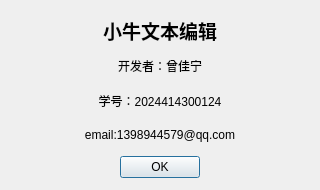
<?xml version="1.0" encoding="UTF-8"?>
<ui version="4.0">
 <class>AboutDialog</class>
 <widget class="QDialog" name="AboutDialog">
  <property name="geometry">
   <rect>
    <x>0</x>
    <y>0</y>
    <width>320</width>
    <height>190</height>
   </rect>
  </property>
  <property name="windowTitle">
   <string>关于</string>
  </property>
  <layout class="QVBoxLayout" name="mainLayout">
   <property name="spacing">
    <number>8</number>
   </property>
   <property name="leftMargin">
    <number>16</number>
   </property>
   <property name="topMargin">
    <number>16</number>
   </property>
   <property name="rightMargin">
    <number>16</number>
   </property>
   <property name="bottomMargin">
    <number>12</number>
   </property>
   <item>
    <widget class="QLabel" name="labelTitle">
     <property name="font">
      <font>
       <pointsize>14</pointsize>
       <weight>75</weight>
       <bold>true</bold>
      </font>
     </property>
     <property name="text">
      <string>小牛文本编辑</string>
     </property>
     <property name="alignment">
      <set>Qt::AlignCenter</set>
     </property>
    </widget>
   </item>
   <item>
    <widget class="QLabel" name="labelDeveloper">
     <property name="text">
      <string>开发者：曾佳宁</string>
     </property>
     <property name="alignment">
      <set>Qt::AlignCenter</set>
     </property>
    </widget>
   </item>
   <item>
    <widget class="QLabel" name="labelStudentId">
     <property name="text">
      <string>学号：2024414300124</string>
     </property>
     <property name="alignment">
      <set>Qt::AlignCenter</set>
     </property>
    </widget>
   </item>
   <item>
    <widget class="QLabel" name="labelEmail">
     <property name="text">
      <string>email:1398944579@qq.com</string>
     </property>
     <property name="alignment">
      <set>Qt::AlignCenter</set>
     </property>
    </widget>
   </item>
   <item>
    <widget class="QDialogButtonBox" name="buttonBox">
     <property name="orientation">
      <enum>Qt::Horizontal</enum>
     </property>
     <property name="standardButtons">
      <set>QDialogButtonBox::Ok</set>
     </property>
     <property name="centerButtons">
      <bool>true</bool>
     </property>
    </widget>
   </item>
  </layout>
 </widget>
 <resources/>
 <connections/>
</ui>
